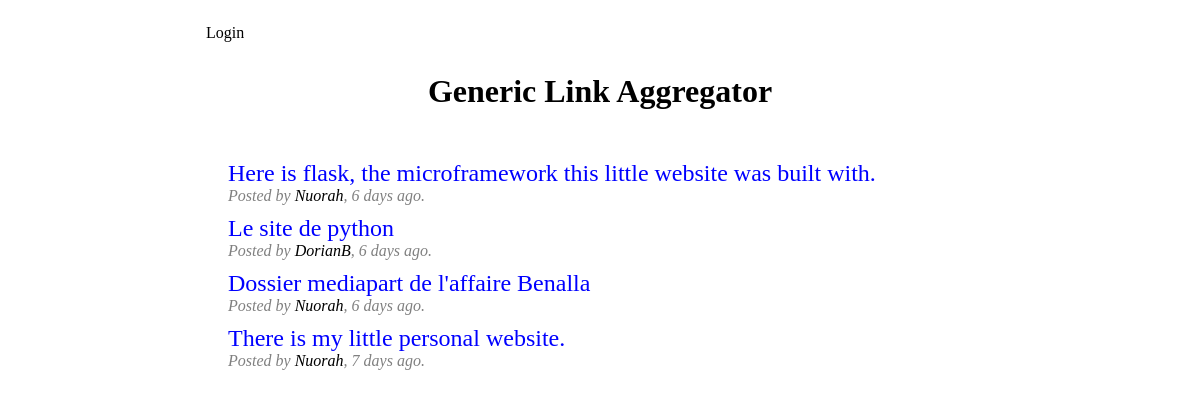
The page /index on the database as committed earlier.
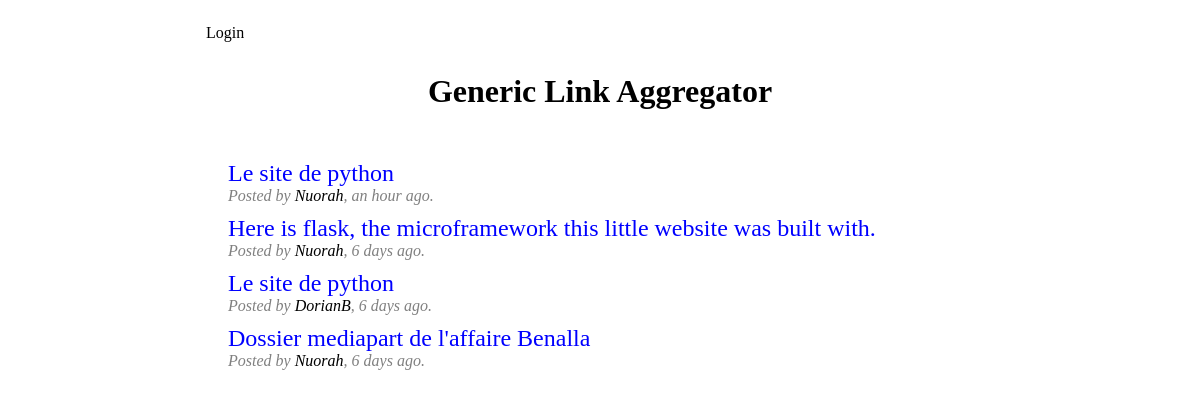
The same page on the database as committed later.
### app/models.py (models this page shows, shortened)
class Post(db.Model):
	id = db.Column(db.Integer, primary_key=True)
	title = db.Column(db.String(64))
	url = db.Column(db.String(512))
	timestamp = db.Column(db.DateTime, index=True, default=datetime.utcnow)
	score = db.Column(db.Integer)
	user_id = db.Column(db.Integer, db.ForeignKey('user.id'))
	deleted = db.Column(db.Boolean, default = False)
	deleted_timestamp = db.Column(db.DateTime, index=True)

class User(UserMixin, db.Model):
	id = db.Column(db.Integer, primary_key=True)
	username = db.Column(db.String(64), index=True, unique=True)
	password_hash = db.Column(db.String(128))
	karma = db.Column(db.Integer)
	registration_date = db.Column(db.DateTime, index=True, default=datetime.utcnow)
	posts = db.relationship('Post', backref='author', lazy='dynamic')

### app/main/routes.py (the view)
@bp.route('/', methods=['GET', 'POST'])
@bp.route('/index', methods=['GET', 'POST'])
def index():
	page = request.args.get('page', 1, type=int)
	posts = Post.query.filter(Post.deleted == False).order_by(Post.timestamp.desc()).paginate(page, current_app.config['POSTS_PER_PAGE'], False)
	next_url = url_for('main.index', page=posts.next_num) \
		if posts.has_next else None
	prev_url = url_for('main.index', page=posts.prev_num) \
		if posts.has_prev else None
	return render_template('index.html',
	 title = 'Front page', posts=posts.items, next_url=next_url, prev_url=prev_url)

### app/templates/index.html (shortened to what this page needs)
{% extends "base.html" %}
{% block app_content %}
{% if posts %}
{% for post in posts %}
{% if not post.deleted %}
<p class="post_title"><a href={{ post.url }}>{{ post.title }}</a></p>
<p class="post_info">Posted by <a href="{{ url_for('main.user', username=post.author.username) }}">{{ post.author.username }}</a>, {{ moment(post.timestamp).fromNow() }}.</p>
{% endif %}
{% endfor %}
{% endif %}
<div class="pagination">
</div>
{% endblock %}

Rows that differ between the two databases and show on the page:
no longer on this page (row edited): Post: title "There is my little personal website.", author.username "Nuorah", timestamp "7 days ago"
added Post: title "Le site de python", author.username "Nuorah", timestamp "an hour ago"
